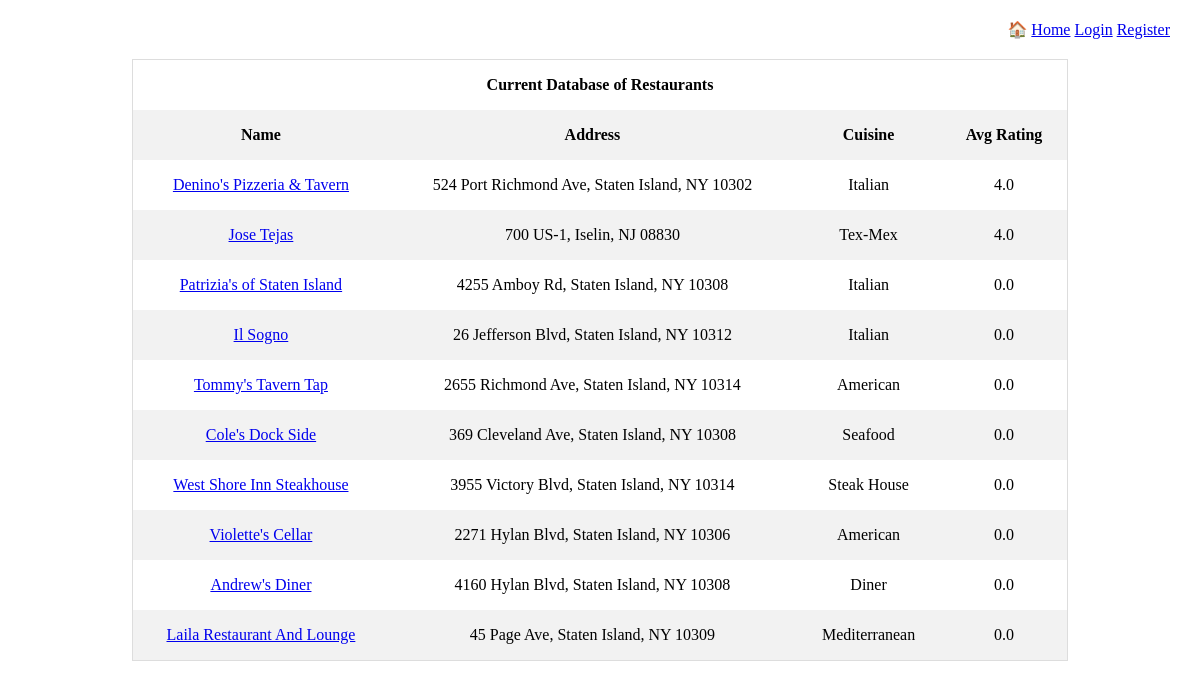
The page / on the database its author committed.
### models.py (models this page shows, shortened)
class Restaurant(db.Model):
    id = db.Column(db.Integer, primary_key=True)
    name = db.Column(db.String(50), index=True, unique=False)
    address = db.Column(db.String(120), index=True, unique=False)
    cuisine = db.Column(db.String(50), index=True, unique=False)
    num_reviews = db.Column(db.Integer, unique=False)
    avg_rating = db.Column(db.Float, index=True, unique=False)
    reviews = db.relationship('Review', backref = 'restaurant', lazy = 'dynamic', cascade = "all, delete, delete-orphan")

### routes.py (the view)
@app.route('/')
def index():
    restaurants = Restaurant.query.all()
    return render_template('landing_page.html', restaurants=restaurants)

### templates/landing_page.html (shortened to what this page needs)
{% extends 'base.html' %}
{% block content%}
    <div class="row">
        <div class="column">
            <table>
                <tr>
                    <th class="header" colspan="4">Current Database of Restaurants</th>
                </tr>
                <tr>
                    <th>Name</th>
                    <th>Address</th>
                    <th>Cuisine</th>
                    <th>Avg Rating</th>
                </tr>
                {% for restaurant in restaurants %}
                <tr>
                    <td><a href="{{ url_for('reviews', restaurant_id=restaurant.id) }}">{{ restaurant.name }}</a></td>
                    <td>{{ restaurant.address }}</td>
                    <td>{{ restaurant.cuisine }}</td>
                    <td>{{ restaurant.avg_rating }}</td>
                </tr>
                {% endfor %}
            </table>
        </div>
    </div>
{% endblock %}

### templates/base.html (shortened to what this page needs)
<!DOCTYPE html>
<html lang="en">
  <head>
    <link rel="stylesheet" href="../static/styles.css">
  </head>
  <body>
    <div class="navbar">
        🏠 <a href="{{ url_for('index') }}">Home</a>
        {% if current_user.is_anonymous %}
            <a href="{{ url_for('login') }}">Login</a>
            <a href="{{ url_for('register') }}">Register</a>
        {% else %}
        👤 <a href="{{ url_for('user', username=current_user.username) }}">{{ current_user.username }}</a>
        ↩ <a href="{{ url_for('logout') }}">Logout</a>
        {% endif %}
    </div>
    {% block content %}
    {% endblock %}
  </body>
</html>

### static/styles.css (style rules this page uses)
body { margin: 15px; font-family: Georgia, 'Times New Roman', Times, serif, sans-serif; }
.navbar { margin: 20px 15px; text-align: right; }
table { box-sizing: border-box; }
.row::after { content: ""; clear: both; display: table; }
table { border-collapse: collapse; border-spacing: 0; width: 80%; border: 1px solid #ddd; margin-left: 10%; }
th, td { text-align: center; padding: 16px; }
tr:nth-child(even) { background-color: #f2f2f2; }
.header { text-align: center; }

### rows shown on the page
Restaurant: name "Denino's Pizzeria & Tavern", address "524 Port Richmond Ave, Staten Island, NY 10302", cuisine "Italian", avg_rating "4.0"
Restaurant: name "Jose Tejas", address "700 US-1, Iselin, NJ 08830", cuisine "Tex-Mex", avg_rating "4.0"
Restaurant: name "Patrizia's of Staten Island", address "4255 Amboy Rd, Staten Island, NY 10308", cuisine "Italian", avg_rating "0.0"
Restaurant: name "Il Sogno", address "26 Jefferson Blvd, Staten Island, NY 10312", cuisine "Italian", avg_rating "0.0"
Restaurant: name "Tommy's Tavern Tap", address "2655 Richmond Ave, Staten Island, NY 10314", cuisine "American", avg_rating "0.0"
Restaurant: name "Cole's Dock Side", address "369 Cleveland Ave, Staten Island, NY 10308", cuisine "Seafood", avg_rating "0.0"
Restaurant: name "West Shore Inn Steakhouse", address "3955 Victory Blvd, Staten Island, NY 10314", cuisine "Steak House", avg_rating "0.0"
Restaurant: name "Violette's Cellar", address "2271 Hylan Blvd, Staten Island, NY 10306", cuisine "American", avg_rating "0.0"
Restaurant: name "Andrew's Diner", address "4160 Hylan Blvd, Staten Island, NY 10308", cuisine "Diner", avg_rating "0.0"
Restaurant: name "Laila Restaurant And Lounge", address "45 Page Ave, Staten Island, NY 10309", cuisine "Mediterranean", avg_rating "0.0"
